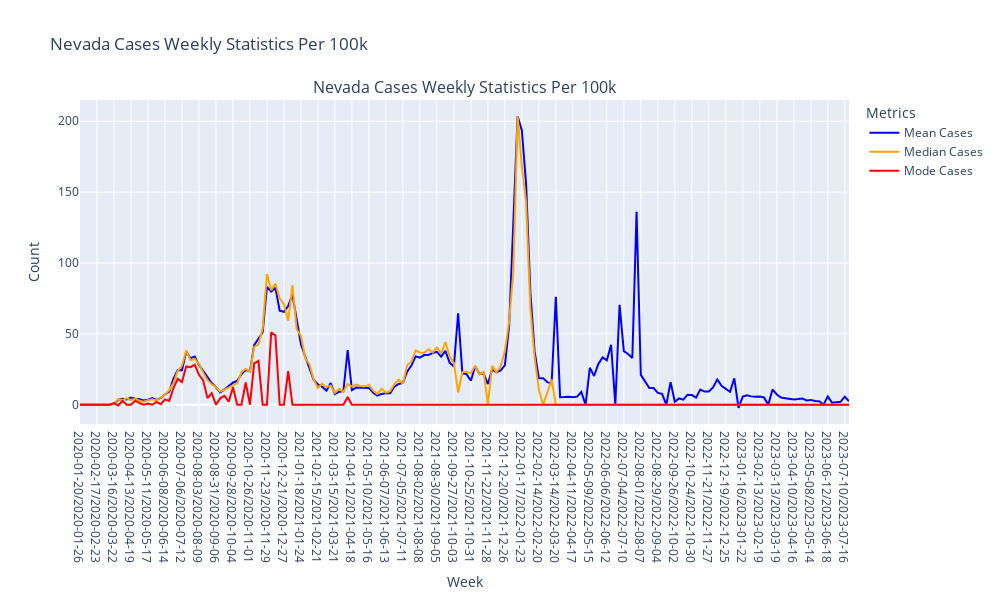
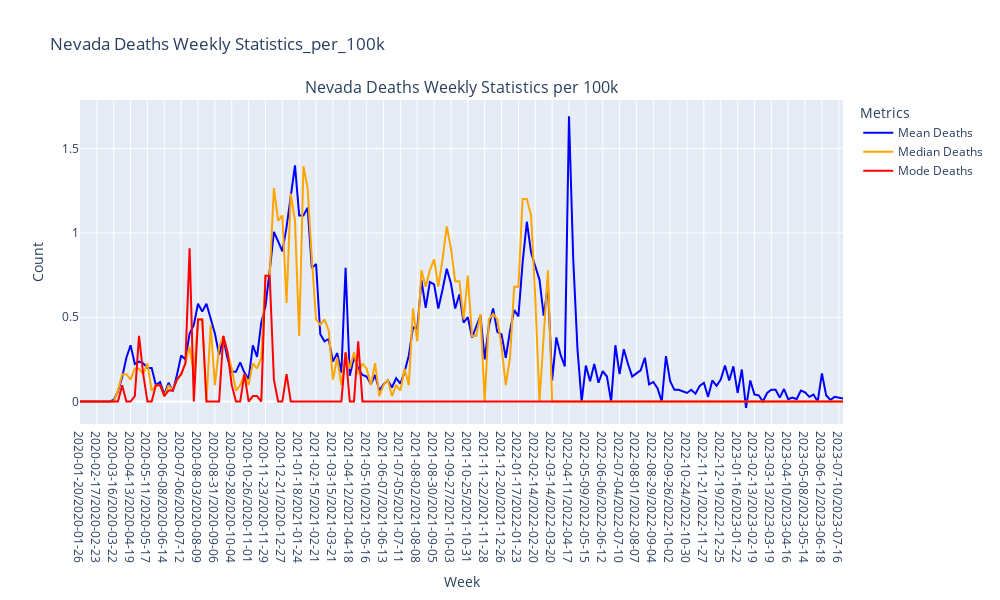

The code cell stored with these charts, in order, in its notebook:
### Code cell
# Define colors for each metric
describe = {
    'Mean_cases_per_100k': 'blue',
    'Median_cases_per_100k': 'orange',
    'Mode_cases_per_100k': 'red',
    'Mean_deaths_per_100k': 'blue',
    'Median_deaths_per_100k': 'orange',
    'Mode_deaths_per_100k': 'red'
}

# Convert 'Week' column to string for Plotly compatibility
weekly_stats_df_per_100k['Week'] = weekly_stats_df_per_100k['Week'].astype(str)

# Create a subplot figure
fig = make_subplots(rows=1, cols=1, subplot_titles=["Nevada Cases Weekly Statistics Per 100k"])

# Add traces for each metric
fig.add_trace(
    go.Scatter(
        x=weekly_stats_df_per_100k['Week'], 
        y=weekly_stats_df_per_100k['Mean_cases_per_100k'], 
        mode='lines', 
        name='Mean Cases',
        line=dict(color=describe['Mean_cases_per_100k'])
    ),
    row=1, col=1
)

fig.add_trace(
    go.Scatter(
        x=weekly_stats_df_per_100k['Week'], 
        y=weekly_stats_df_per_100k['Median_cases_per_100k'], 
        mode='lines', 
        name='Median Cases',
        line=dict(color=describe['Median_cases_per_100k'])
    ),
    row=1, col=1
)

fig.add_trace(
    go.Scatter(
        x=weekly_stats_df_per_100k['Week'], 
        y=weekly_stats_df_per_100k['Mode_cases_per_100k'], 
        mode='lines',  
        name='Mode Cases',
        line=dict(color=describe['Mode_cases_per_100k'])
    ),
    row=1, col=1
)

# Update layout for the figure
fig.update_layout(
    title="Nevada Cases Weekly Statistics Per 100k",
    xaxis_title="Week",
    yaxis_title="Count",
    legend_title="Metrics",
    height=600,
    width=1000
)

# Show the figure
fig.show()

# Convert 'Week' column to string for Plotly compatibility
weekly_stats_df_per_100k['Week'] =weekly_stats_df_per_100k['Week'].astype(str)

# Create a subplot figure
fig = make_subplots(rows=1, cols=1, subplot_titles=["Nevada Deaths Weekly Statistics per 100k"])

# Add traces for each metric
fig.add_trace(
    go.Scatter(
        x=weekly_stats_df_per_100k['Week'], 
        y=weekly_stats_df_per_100k['Mean_deaths_per_100k'], 
        mode='lines', 
        name='Mean Deaths',
        line=dict(color=describe['Mean_deaths_per_100k'])
    ),
    row=1, col=1
)

fig.add_trace(
    go.Scatter(
        x=weekly_stats_df_per_100k['Week'], 
        y=weekly_stats_df_per_100k['Median_deaths_per_100k'], 
        mode='lines', 
        name='Median Deaths',
        line=dict(color=describe['Median_deaths_per_100k'])
    ),
    row=1, col=1
)

fig.add_trace(
    go.Scatter(
        x=weekly_stats_df_per_100k['Week'], 
        y=weekly_stats_df_per_100k['Mode_deaths_per_100k'], 
        mode='lines',  
        name='Mode Deaths',
        line=dict(color=describe['Mode_deaths_per_100k'])
    ),
    row=1, col=1
)

# Update layout for the figure
fig.update_layout(
    title="Nevada Deaths Weekly Statistics_per_100k",
    xaxis_title="Week",
    yaxis_title="Count",
    legend_title="Metrics",
    height=600,
    width=1000
)

# Show the figure
fig.show()

### Figure 1 — Plotly figure (JSON) as saved in the notebook; plotly's stock layout.template omitted (floating-point values rounded to 4 significant figures; data arrays with more than 128 entries replaced by an {"elided": "..."} marker saying what was removed)
{"data": [{"line": {"color": "blue"}, "mode": "lines", "name": "Mean Cases", "type": "scatter", "x": {"elided": "182 str values"}, "xaxis": "x", "y": {"elided": "182 float values"}, "yaxis": "y"}, {"line": {"color": "orange"}, "mode": "lines", "name": "Median Cases", "type": "scatter", "x": {"elided": "182 str values"}, "xaxis": "x", "y": {"elided": "182 float values"}, "yaxis": "y"}, {"line": {"color": "red"}, "mode": "lines", "name": "Mode Cases", "type": "scatter", "x": {"elided": "182 str values"}, "xaxis": "x", "y": {"elided": "182 float values"}, "yaxis": "y"}], "layout": {"annotations": [{"font": {"size": 16}, "showarrow": false, "text": "Nevada Cases Weekly Statistics Per 100k", "x": 0.5, "xanchor": "center", "xref": "paper", "y": 1, "yanchor": "bottom", "yref": "paper"}], "height": 600, "legend": {"title": {"text": "Metrics"}}, "title": {"text": "Nevada Cases Weekly Statistics Per 100k"}, "width": 1000, "xaxis": {"anchor": "y", "autorange": true, "domain": [0, 1], "range": [0, 181], "title": {"text": "Week"}, "type": "category"}, "yaxis": {"anchor": "x", "autorange": true, "domain": [0, 1], "range": [-13.61, 215.0], "title": {"text": "Count"}, "type": "linear"}}}

### Figure 2 — Plotly figure (JSON) as saved in the notebook; plotly's stock layout.template omitted (floating-point values rounded to 4 significant figures; data arrays with more than 128 entries replaced by an {"elided": "..."} marker saying what was removed)
{"data": [{"line": {"color": "blue"}, "mode": "lines", "name": "Mean Deaths", "type": "scatter", "x": {"elided": "182 str values"}, "xaxis": "x", "y": {"elided": "182 float values"}, "yaxis": "y"}, {"line": {"color": "orange"}, "mode": "lines", "name": "Median Deaths", "type": "scatter", "x": {"elided": "182 str values"}, "xaxis": "x", "y": {"elided": "182 float values"}, "yaxis": "y"}, {"line": {"color": "red"}, "mode": "lines", "name": "Mode Deaths", "type": "scatter", "x": {"elided": "182 str values"}, "xaxis": "x", "y": {"elided": "182 float values"}, "yaxis": "y"}], "layout": {"annotations": [{"font": {"size": 16}, "showarrow": false, "text": "Nevada Deaths Weekly Statistics per 100k", "x": 0.5, "xanchor": "center", "xref": "paper", "y": 1, "yanchor": "bottom", "yref": "paper"}], "height": 600, "legend": {"title": {"text": "Metrics"}}, "title": {"text": "Nevada Deaths Weekly Statistics_per_100k"}, "width": 1000, "xaxis": {"anchor": "y", "autorange": true, "domain": [0, 1], "range": [0, 181], "title": {"text": "Week"}, "type": "category"}, "yaxis": {"anchor": "x", "autorange": true, "domain": [0, 1], "range": [-0.1332, 1.789], "title": {"text": "Count"}, "type": "linear"}}}
